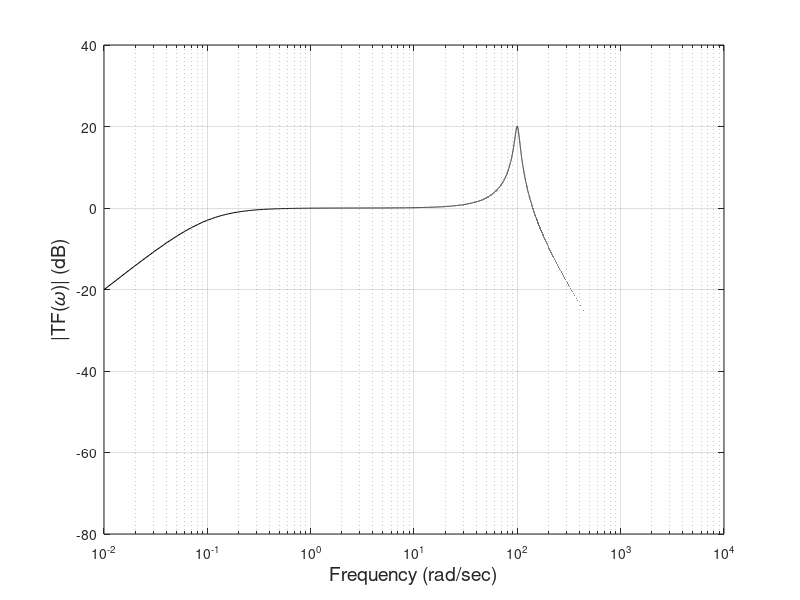

Write the MATLAB code that produced this figure.
% Example 6.13  Use MATLAB to plot the transfer function given in
% by Eq. 6.56.
%
clear all; close all;
w = .01:.01:5000;
w1 = .1;
wn = 100;
delta = 0.05;
TF = 10*j*w./((1+j*w/w1).*(1 - (w/wn).^2 + j*2*delta*w/wn));
Mag = 20*log10(abs(TF));
Phase = angle(TF)*360/(2*pi);
  semilogx(w,Mag,'k');
  xlabel('Frequency (rad/sec)','FontSize',14);
  ylabel('|TF({\it\omega})| (dB)','FontSize',14);
  grid on;
% subplot(2,1,2);
%   semilogx(w,Phase,'k');
%   xlabel('Frequency (rad/sec)','FontSize',14);
%   ylabel('Phase({\it\omega}) (deg)','FontSize',14);  